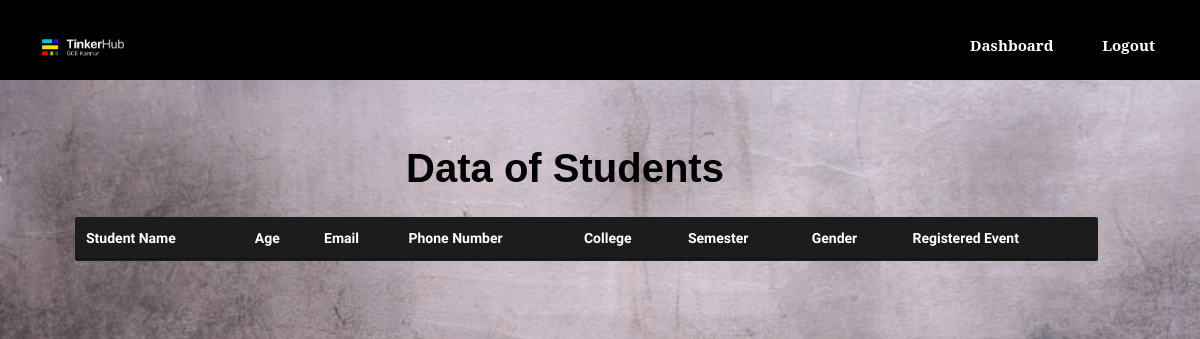
/data_students (signed in), run on an earlier commit of the app's database.
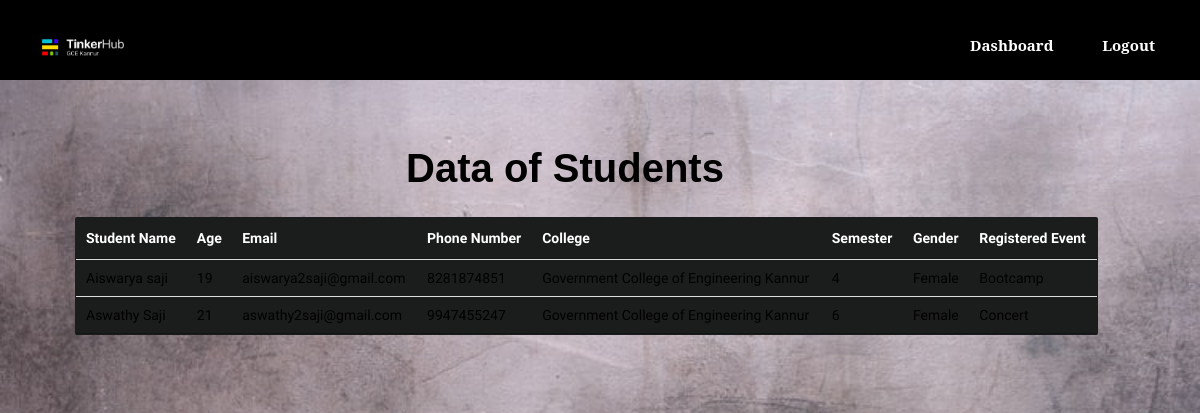
And on a later commit of the database.
### event/models.py (models this page shows, shortened)
class Student(models.Model):
    name = models.CharField('Full Name:',max_length=120)
    age = models.IntegerField('Age')
    email = models.EmailField('Email')
    phone = models.IntegerField('Phone Number')
    semester = models.IntegerField('Semester')
    college = models.CharField('College',max_length=120,default='')
    gender = models.CharField('Gender',max_length=20)
    event = models.CharField('Event Name',max_length=120,default='')

### event/views.py (the view)
# urls.py: path('data_students',views.data_students,name="data_students"),
def data_students(request):
    students = Student.objects.all()
    return render(request,'events/data_students.html',{
         "students" : students
    })

### event/templates/events/data_students.html (shortened to what this page needs)
{% load static %}
<!DOCTYPE html>
<html lang="en">
<head>
<link rel="stylesheet" href="https://maxcdn.bootstrapcdn.com/bootstrap/3.3.7/css/bootstrap.min.css">
<link rel="stylesheet" href="https://cdn.datatables.net/1.10.14/css/jquery.dataTables.min.css">
<link rel="stylesheet" href="https://cdnjs.cloudflare.com/ajax/libs/font-awesome/4.7.0/css/font-awesome.css">
<link rel="stylesheet" href="{% static 'css/update_events.css' %}">
</head>
<body>
    <div class="main">
        <div class="of">
            <img class="logo" src="{% static 'img/logo.png' %}" alt="logo of tinkerhub" >
            <div class="nav">
                <nav>
                    <ul>
                        <li><a class="home" href ="{%url 'dashboard' %}">Dashboard</a></li>
                        {% if user.is_authenticated %}
                            <li><a class="img" href="{% url 'admin-logout' %}">Logout</a></li>
                        {% else %}
                            <li><a class="img" href="{% url 'admin-logout' %}">Admin Login</a></li>
                        {% endif %}
                    </ul>
                </nav>
            </div>
        </div>
    <div class="admin-content">
    <div class="container p-30">
        {% if user.is_authenticated %}
            <div class="title">Data of Students</div>
            <div class="row">
                <div class="col-md-12 main-datatable">
                    <div class="card_body">
                            <table style="width:100%;" id="filtertable" class="table cust-datatable dataTable no-footer">
                                <thead class="hading">
                                    <tr>
                                        <td >Student Name</td>
                                        <td>Age</td>
                                        <td>Email</td>
                                    <td>Phone Number</td>
                                    <td>College</td>
                                    <td>Semester</td>
                                    <td>Gender</td>
                                    <td>Registered Event</td>
                                    </tr>
                                </thead>
                                <tbody class="content">
                                {% for student in students %}
                                    <tr>
                                        <td>{{ student.name }}</td>
                                        <td>{{ student.age }}</td>
                                        <td>{{ student.email }}</td>
                                    <td>{{ student.phone }}</td>
                                    <td>{{ student.college }}</td>
                                    <td>{{ student.semester }}</td>
                                    <td>{{ student.gender }}</td>
                                    <td>{{ student.event }}</td>
                                    </tr>
                                {% endfor %}
                                </tbody>
                            </table>
                    </div>
                </div>
            </div>
        {% endif %}
    </div>
    </div>
</div>
</body>
</html>

### static/css/update_events.css (style rules this page uses)
body { font-family: 'Raleway', sans-serif; height: auto; background: url(/static/img/image2.jpg); background-repeat: no-repeat; background-position: center center; background-size: cover; background-attachment: fixed; display: flex; height: 100vh; justify-content: center; align-items: center; overflow-x: hidden; scroll-behavior: auto; }
.p-30 { justify-content: center; align-items: center; }
.p-30 .title { color: black; font-family: sans-serif; font-size: 40px; font-weight: bolder; text-align: center; margin-bottom: 20px; margin-right: 100px; }
.main-datatable { margin-right: 10px; width: 90%; }
.card_body { border: 1px solid transparent; border-radius: 2px; width: 100%; margin-bottom: 50px; margin-left: 30px; background-color: rgb(27, 29, 29); }
.main { width: 100%; height: 100vh; }
.of { background-color: black; height: 80px; }
.logo { width: 8%; border-radius: 50%; margin-left: 35px; margin-top: 0; margin-bottom: 20px; }
.nav { float: right; list-style: none; margin-top: 10px; font-family: 'Noto Serif', serif; font-size: 15px; font-weight: bold; }
.nav a { text-decoration: none; color: #fff; }
.nav li { display: inline-block; margin-right: 45px; margin-top: 25px; }
.admin-content { margin-top: 5%; margin-right: 10px; margin-left:30px ; margin-bottom: 40px; }
.hading { margin-right: 10px; background-color: none; }
.hading { color: white; font-weight: bold ; }
.content { font-family: 'Kaisei HarunoUmi', serif; color: black; }

What changed in the data, as far as the page shows it:
added Student: name "Aiswarya saji", age "19", email "aiswarya2saji@gmail.com", phone "8281874851", college "Government College of Engineering Kannur", semester "4", gender "Female", event "Bootcamp"
added Student: name "Aswathy Saji", age "21", email "aswathy2saji@gmail.com", phone "9947455247", college "Government College of Engineering Kannur", semester "6", gender "Female", event "Concert"
